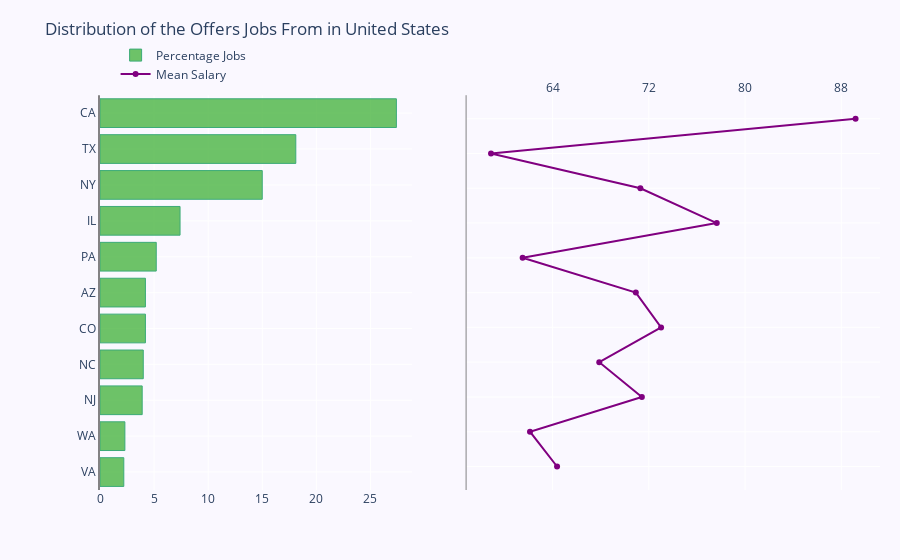

Source (notebook cell):
### Code cell
# Create two Subplots:
fig_states = make_subplots(rows = 1, cols = 2, specs = [[{},{}]], shared_xaxes = True,
                          shared_yaxes = False, vertical_spacing = 0.001)

fig_states.append_trace(go.Bar(x = df_map2['Jobs Percentage'],
                       y = df_map2['Acronym State'],
                       marker = dict(color = 'rgba(50, 171, 40, 0.7)',
                                    line = dict(color='rgba(60, 171, 120, 1.0)',
                                               width = 1,)
                                    ),
                       name = 'Percentage Jobs',
                       orientation = 'h',
                       ),
                1, 1)

fig_states.append_trace(go.Scatter(x = df_map2['Mean Salary'],
                                  y = df_map2['Acronym State'],
                                  mode = 'lines+markers',
                                  line_color = 'rgb(128, 0, 128)',
                                  name = 'Mean Salary'),
                       1, 2)

fig_states.update_layout(title = 'Distribution of the Offers Jobs From in United States',
                        yaxis = dict(showgrid = True,
                                    showline = True,
                                    showticklabels = True,
                                    linecolor = 'rgba(102,102,102,0.8)',
                                    linewidth = 2,
                                    domain = [0, 0.94],
                                    ),
                        yaxis2 = dict(showgrid = True,
                                     showline = True,
                                     showticklabels = False,
                                     linecolor = 'rgba(102,102,102,0.8)',
                                     linewidth = 1,
                                     domain = [0, 0.94],
                                     ),
                        xaxis = dict(zeroline = False,
                                    showline = False,
                                    showticklabels = True,
                                    showgrid = True,
                                    domain = [0, 0.40],
                                    dtick = 5,
                                    ),
                        xaxis2 = dict(zeroline = False,
                                     showline = False,
                                     showticklabels = True,
                                     showgrid = True,
                                     domain = [0.47, 1],
                                     side = 'top',
                                     dtick =8,
                                     ),
                        legend = dict(x = 0.02, y = 1.07, font_size = 12),
                        margin = dict(l = 100, r = 20, t = 70, b = 70),
                        paper_bgcolor='rgb(250, 248, 255)',
                        plot_bgcolor='rgb(250, 248, 255)',)

fig_states.show()

### Figure 1 — Plotly figure (JSON) as saved in the notebook; plotly's stock layout.template omitted (floating-point values rounded to 4 significant figures)
{"data": [{"marker": {"color": "rgba(50, 171, 40, 0.7)", "line": {"color": "rgba(60, 171, 120, 1.0)", "width": 1}}, "name": "Percentage Jobs", "orientation": "h", "type": "bar", "x": [2.2, 2.3, 3.9, 4, 4.2, 4.2, 5.2, 7.4, 15, 18.1, 27.4], "xaxis": "x", "y": [" VA", " WA", " NJ", " NC", " CO", " AZ", " PA", " IL", " NY", " TX", " CA"], "yaxis": "y"}, {"line": {"color": "rgb(128, 0, 128)"}, "mode": "lines+markers", "name": "Mean Salary", "type": "scatter", "x": [64.37, 62.12, 71.42, 67.88, 73.02, 70.92, 61.51, 77.65, 71.3, 58.88, 89.19], "xaxis": "x2", "y": [" VA", " WA", " NJ", " NC", " CO", " AZ", " PA", " IL", " NY", " TX", " CA"], "yaxis": "y2"}], "layout": {"autosize": true, "legend": {"font": {"size": 12}, "x": 0.02, "y": 1.07}, "margin": {"b": 70, "l": 100, "r": 20, "t": 70}, "paper_bgcolor": "rgb(250, 248, 255)", "plot_bgcolor": "rgb(250, 248, 255)", "title": {"text": "Distribution of the Offers Jobs From in United States"}, "xaxis": {"anchor": "y", "autorange": true, "domain": [0, 0.4], "dtick": 5, "range": [0, 28.84], "showgrid": true, "showline": false, "showticklabels": true, "type": "linear", "zeroline": false}, "xaxis2": {"anchor": "y2", "autorange": true, "domain": [0.47, 1], "dtick": 8, "range": [56.8, 91.27], "showgrid": true, "showline": false, "showticklabels": true, "side": "top", "type": "linear", "zeroline": false}, "yaxis": {"anchor": "x", "autorange": true, "domain": [0, 0.94], "linecolor": "rgba(102,102,102,0.8)", "linewidth": 2, "range": [-0.5, 10.5], "showgrid": true, "showline": true, "showticklabels": true, "type": "category"}, "yaxis2": {"anchor": "x2", "autorange": true, "domain": [0, 0.94], "linecolor": "rgba(102,102,102,0.8)", "linewidth": 1, "range": [-0.7888, 10.79], "showgrid": true, "showline": true, "showticklabels": false, "type": "category"}}}
